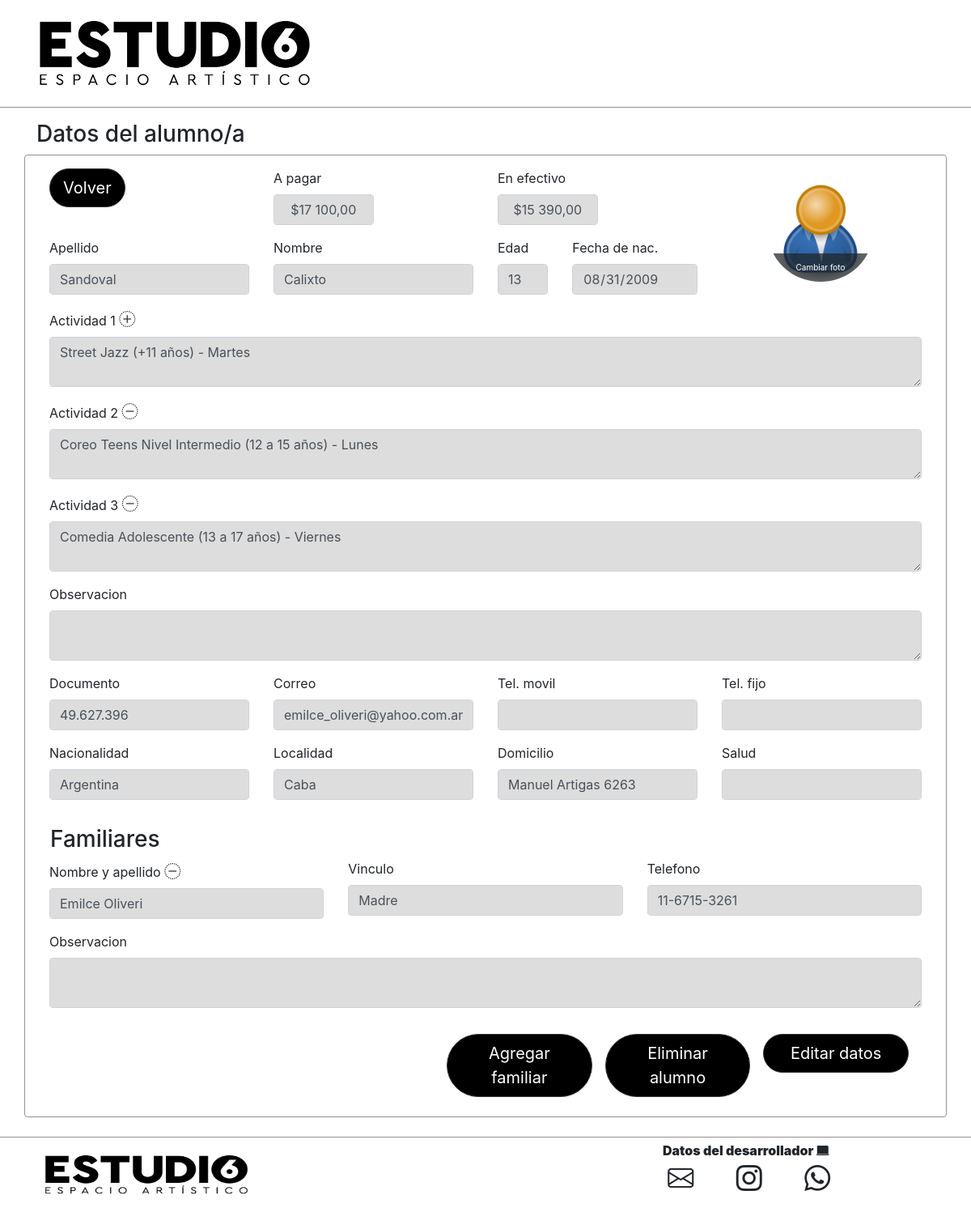
Page /datos.php?id=80 on the committed database.
### tables this page shows
CREATE TABLE `alumnos` (
  `id` int(11) NOT NULL,
  `alumno` varchar(255) DEFAULT NULL,
  `apellido` varchar(255) NOT NULL,
  `nombre` varchar(255) NOT NULL,
  `foto_perfil` longblob NOT NULL,
  `fecha_nac` date DEFAULT current_timestamp(),
  `edad` int(11) NOT NULL,
  `nacionalidad` varchar(255) NOT NULL,
  `documento` varchar(255) NOT NULL,
  `domicilio` varchar(255) NOT NULL,
  `localidad` varchar(255) NOT NULL,
  `tel_fijo` varchar(255) NOT NULL,
  `tel_movil` varchar(255) NOT NULL,
  `mail` varchar(255) NOT NULL,
  `actividad` varchar(255) NOT NULL,
  `salud` varchar(255) NOT NULL,
  `observaciones` varchar(255) NOT NULL
);

CREATE TABLE `familiar` (
  `id` int(11) NOT NULL,
  `id_alumno` int(11) NOT NULL,
  `nombre_apellido` varchar(255) NOT NULL,
  `telefono` varchar(255) NOT NULL,
  `vinculo` varchar(255) NOT NULL,
  `observacion` varchar(255) NOT NULL
);

### clases/consultas.php (called while the page is built, shortened)
<?php
class datos{
    static public function respuestaQuery($query){
        $instancia = SingletonConexion::getInstance();
        $conn = $instancia->getConnection();
        $datos_usuarios = mysqli_query($conn, $query);
        return $datos_usuarios->fetch_all(MYSQLI_ASSOC);
    }
    static public function alumno_id($id){
        $query = "SELECT * FROM alumnos WHERE id =".$id." LIMIT 1";
        return datos::respuestaQuery($query);
    }
    static public function familiar($id){
        $query = "SELECT * FROM familiar WHERE id_alumno = ".$id;
        return datos::respuestaQuery($query);
    }
    static public function actividad_valor_una_vez($actividad){
        $query = "SELECT actividad,una_vez as valor,una_vez_efec as efectivo FROM actividades_valores WHERE actividad LIKE '%".$actividad."%'";
        return datos::respuestaQuery($query);
    }
    static public function obtener_edad($fecha_nac){
        $nacimiento = new DateTime($fecha_nac);
        $actual = new DateTime(date("Y-m-d"));
        $diferencia = $actual->diff($nacimiento);
        return $diferencia->format("%y");
    }
}

### templates/datos_temp.php (the view, shortened to what this page needs)
<!DOCTYPE html>
<html lang="en">
<head>
    <link rel="stylesheet" href="libs/bootstrap-4.6.1/css/bootstrap.min.css">
    <link rel="stylesheet" href="libs/bootstrap-icons/font/bootstrap-icons.css">
	<link rel="stylesheet" href="libs/alertifyjs/css/alertify.min.css" />
	<link rel="stylesheet" href="libs/alertifyjs/css/themes/default.min.css" />
    <link rel="stylesheet" href="css/camara.css?<?php print time();?>">
    <link rel="stylesheet" href="css/estilo.css?<?php print time();?>">
</head>
<body>
    <?php include('partials\header_temp.php'); ?>
    <div class="container mt-3">
        <div class="row">
            <div class="col-md-12">
                <h3>Datos del alumno/a</h3>
            </div>
        </div>
    </div>
    <div class="container border border-color rounded mb-4">
        <div class="row">
            <div class="col-md-12 mt-3">
                <div class="form-group float-left col-md-3">
                    <a class="btn btn-dark btn-lg rounded-pill" href="index.php">Volver</a>
                </div>
                <div class="form-group col-md-3 float-right">
                    <div class="perfil-img"  style="position:absolute;right:75px;top:15px;">
                        <img src="<?php print$alumno['foto_perfil'] == 'data:,' || $alumno['foto_perfil'] == ''? 'img/icono.jpg' :$alumno['foto_perfil'];?>" id="id_perfil" class="rounded-circle" height="130" width="130"/>
                        <div class="file">
                            Cambiar foto
                        </div>
                    </div>
                </div>
                <div class="form-group float-left col-md-3">
                    <label for="exampleFormControlInput1">A pagar</label>
                    <input type="text" readonly="true" id="valor" class="form-control col-md-6 text-center" value="$<?php print$valor;?>">
                </div>
                <div class="form-group float-left col-md-3">
                    <label for="exampleFormControlInput1">En efectivo</label>
                    <input type="text" readonly="true" id="efectivo" class="form-control col-md-6 text-center" value="$<?php print$efectivo;?>">
                </div>
            </div>
            <div class="col-md-12">
                <div class="form-group col-md-3 float-left mt-datos">
                    <label for="exampleFormControlInput1">Apellido</label>
                    <input type="text" readonly="true" id="apellido" class="form-control" value="<?php print$alumno['apellido'];?>">
                </div>
                <div class="form-group col-md-3 float-left mt-datos">
                    <label for="exampleFormControlInput1">Nombre</label>
                    <input type="text" readonly="true" id="nombre" class="form-control" value="<?php print$alumno['nombre'];?>">
                </div>
                <div class="form-group col-md-1 float-left mt-datos">
                    <label for="exampleFormControlInput1">Edad</label>
                    <input type="text" readonly="true" id="edad" class="form-control" value="<?php print datos::obtener_edad($alumno['fecha_nac']);?>">
                </div>
                <div class="form-group col-md-2 float-left mt-datos">
                    <label for="exampleFormControlInput1">Fecha de nac.</label>
                    <input type="date" readonly="true" id="fecha_nac" class="form-control" value="<?php print$alumno['fecha_nac'];?>">
                </div>
            </div>
            <?php foreach ($actividades as $key => $value) { if(empty(trim($value))) continue;?>
                <div class="col-md-12">
                    <div class="form-group col-md-12 float-left">
                        <label>Actividad <?php print$key+1;?> </label>
                        <?php if($key == 0) { ?>
                            <i class="bi bi-plus-circle-dotted agregar_actividad" title="Agregar actividad" id="agregar_actividad"></i>
                        <?php }else{ ?>
                            <i class="bi bi-dash-circle-dotted eliminar_actividad" title="Eliminar actividad" id="eliminar_actividad"></i>
                        <?php } ?>
                        <textarea class="form-control" readonly="true" id="actividad"><?php print trim($value);?></textarea>
                    </div>
                </div>
            <?php } ?>
            <div class="col-md-12">
                <div class="form-group col-md-12 float-left">
                    <label>Observacion</label>
                    <textarea class="form-control" readonly="true" id="observacion_alumno"><?php print$alumno['observaciones'];?></textarea>
                </div>
            </div>
            <div class="col-md-12">
                <div class="form-group col-md-3 float-left">
                    <label for="exampleFormControlInput1">Documento</label>
                    <input type="text" readonly="true" id="documento" class="form-control" value="<?php print$alumno['documento'];?>">
                </div>
                <div class="form-group col-md-3 float-left">
                    <label for="exampleFormControlInput1">Correo</label>
                    <input type="text" readonly="true" id="correo" class="form-control" value="<?php print$alumno['mail'];?>">
                </div>
                <div class="form-group col-md-3 float-left">
                    <label for="exampleFormControlInput1">Tel. movil</label>
                    <input type="text" readonly="true" id="tel_alumno" class="form-control" value="<?php print$alumno['tel_movil'];?>">
                </div>
                <div class="form-group col-md-3 float-left">
                    <label for="exampleFormControlInput1">Tel. fijo</label>
                    <input type="text" readonly="true" id="tel_fijo" class="form-control" value="<?php print$alumno['tel_fijo'];?>">
                </div>
            </div>
            <div class="col-md-12">
                <div class="form-group col-md-3 float-left">
                    <label for="exampleFormControlInput1">Nacionalidad</label>
                    <input type="text" readonly="true" id="nacionalidad" class="form-control" value="<?php print$alumno['nacionalidad'];?>">
                </div>
                <div class="form-group col-md-3 float-left">
                    <label for="exampleFormControlInput1">Localidad</label>
                    <input type="text" readonly="true" id="localidad" class="form-control" value="<?php print$alumno['localidad'];?>">
                </div>
                <div class="form-group col-md-3 float-left">
                    <label for="exampleFormControlInput1">Domicilio</label>
                    <input type="text" readonly="true" id="domicilio" class="form-control" value="<?php print$alumno['domicilio'];?>">
                </div>
                <div class="form-group col-md-3 float-left">
                    <label for="exampleFormControlInput1">Salud</label>
                    <input type="text" readonly="true" id="salud" class="form-control" value="<?php print$alumno['salud'];?>">
                </div>
            </div>
            <?php if(!empty($familiar)){ ?>
                <div class="col-md-12">
                    <h3 class="ml-3 mt-3">Familiares</h3>
                </div>
            <?php } ?>
            <?php
                foreach ($familiar as $value) {
            ?>
                <div class="col-md-12">
                    <div class="form-group col-md-4 float-left">
                        <label for="exampleFormControlInput1">Nombre y apellido</label>
                        <i class="bi bi-dash-circle-dotted eliminar_actividad" title="Eliminar familiar" id="eliminar_familiar"></i>
                        <input type="text" readonly="true" id="nom_ape" class="form-control" value="<?php print$value['nombre_apellido'];?>">
                    </div>
                    <div class="form-group col-md-4 float-left">
                        <label for="exampleFormControlInput1">Vinculo</label>
                        <input type="text" readonly="true" id="vinculo" class="form-control" value="<?php print$value['vinculo'];?>">
                    </div>
                    <div class="form-group col-md-4 float-left">
                        <label for="exampleFormControlInput1">Telefono</label>
                        <input type="text" readonly="true" id="tel_familiar" class="form-control" value="<?php print$value['telefono'];?>">
                    </div>
                </div>
                <div class="col-md-12">
                    <div class="form-group col-md-12 float-left">
                        <label>Observacion</label>
                        <textarea class="form-control" readonly="true" id="observacion_familiar"><?php print$value['observacion'];?></textarea>
                    </div>
                </div>
            <?php } ?>
            <div class="col-md-12 mb-4 mt-3">
                <div class="form-group col-md-12">
                    <button id="editar_datos" class="btn btn-dark btn-lg rounded-pill float-right col-md-2 mr-3">Editar datos</button>
                    <button id="eliminar_alumno" class="btn btn-dark btn-lg rounded-pill float-right col-md-2 mr-3">Eliminar alumno</button>
                    <button id="agregar_familiar" onclick="location.href='familiares.php?id=<?php print$_GET['id'] ?>'" class="btn btn-dark btn-lg rounded-pill float-right col-md-2 mr-3">Agregar familiar</button>
                </div>
            </div>
        </div>
    </div>
    <?php include('partials\footer_temp.php');?>
</body>
</html>

### datos.php (shortened to what this page needs)
<?php
require_once __DIR__.'/clases/consultas.php';
if(isset($_GET['id'])){
    $alumno = datos::alumno_id($_GET['id']);
    $vinculo = datos::vinculos($_GET['id']);
    $alumno = $alumno[0];
    $actividades = explode('|',$alumno['actividad']);
    $actividad = array();
    foreach ($actividades as $value) {
        if(strpos($value, '(')){
            $actividad[] = trim(explode('(',$value)[0]);
        }
    }
    $valor = 0;
    $efectivo = 0;
    foreach (array_count_values($actividad) as $activ => $value) {
        if($value >= 2){
            $valor_actividad = datos::actividad_valor_dos_vez($activ);
        }else {
            $valor_actividad = datos::actividad_valor_una_vez($activ);
        }
        $valor = $valor + $valor_actividad[0]['valor'];
        $efectivo = $efectivo + $valor_actividad[0]['efectivo'];
    }
    if(!empty($vinculo)){
        $porcentaje = intval($valor) * 10 / 100;
        $valor = intval($valor) - $porcentaje;
        $porcentaje = intval($efectivo) * 10 / 100;
        $efectivo = intval($efectivo) - $porcentaje;
    }
    $valor = number_format($valor, 2, ',', ' ');
    $efectivo = number_format($efectivo, 2, ',', ' ');
    $familiar = datos::familiar($_GET['id']);
    include_once __DIR__.('\templates\datos_temp.php');
}elseif(isset($_GET['vinculo'])){
    $vinculos = datos::busqueda_familiar($_GET['vinculo']);
    print'<pre>';print_r($vinculo);exit;
    include_once __DIR__.('\templates\datos_vinculo_temp.php');
}
?>

### templates/partials/header_temp.php
<header class="container-fluid border-bottom border-color p-3">
    <img src="img/logo-Negro.png" width="400px" height="100px">
</header>

### templates/partials/footer_temp.php
<header class="container-fluid border-top border-color p-3">
    <div class="row">
        <div class="col-md-12">
            <div class="float-left col-md-6">
                <img src="img/logo-Negro.png" width="300px" height="60px">
            </div>
            <div class="float-right col-md-6 mt-3 center">
                <label class="h6 desarrollador">Datos del desarrollador <i class="bi bi-laptop-fill"></i></label>
                <i class="bi bi-envelope h2 mr-5" onclick="location.href='mailto:alvaro.98@live.com.ar'"></i>
                <i class="bi bi-instagram h2 mr-5" onclick="window.open('https://instagram.com/alviicaporaletti?igshid=MTA2NDdkNWE=', '_blank')"></i>
                <i class="bi bi-whatsapp h2" onclick="window.open('https://api.whatsapp.com/send?phone=5492346571470', '_blank')"></i>
            </div>
        </div>
    </div>
</header>

### css/estilo.css (style rules this page uses)
.border-color { border-color: #929292 !important; }
.btn-dark { background-color: #000000 !important; }
.perfil-img { width: 130px; height: 125px; border-radius: 50%; overflow: hidden; position: relative; }
.perfil-img .file { position: absolute; width: 100%; bottom: 0; font-size: 10px; background: #212529b8; color: #fff; text-align: center; padding: 10px 0 10px; cursor: pointer; }
.agregar_actividad { position:relative; top:3; left:10; font-size: 20px; cursor: pointer; }
.eliminar_actividad { position:relative; top:3; left:10; font-size: 20px; cursor: pointer; }
.desarrollador { position: relative; bottom: 40px; left: 204px; font-weight:900; }
i { cursor: pointer; }
.form-control[readonly="true"] { background-color: #dddddd !important; }

### rows in the picture
alumnos: apellido "Sandoval", nombre "Calixto", fecha_nac "13", fecha_nac "08/31/2009", actividad "Street Jazz (+11 años) - Martes", actividad "Coreo Teens Nivel Intermedio (12 a 15 años) - Lunes", actividad "Comedia Adolescente (13 a 17 años) - Viernes", documento "49.627.396", mail "emilce_oliveri@yahoo.com.ar", nacionalidad "Argentina", localidad "Caba", domicilio "Manuel Artigas 6263"
familiar: nombre_apellido "Emilce Oliveri", vinculo "Madre", telefono "11-6715-3261"
